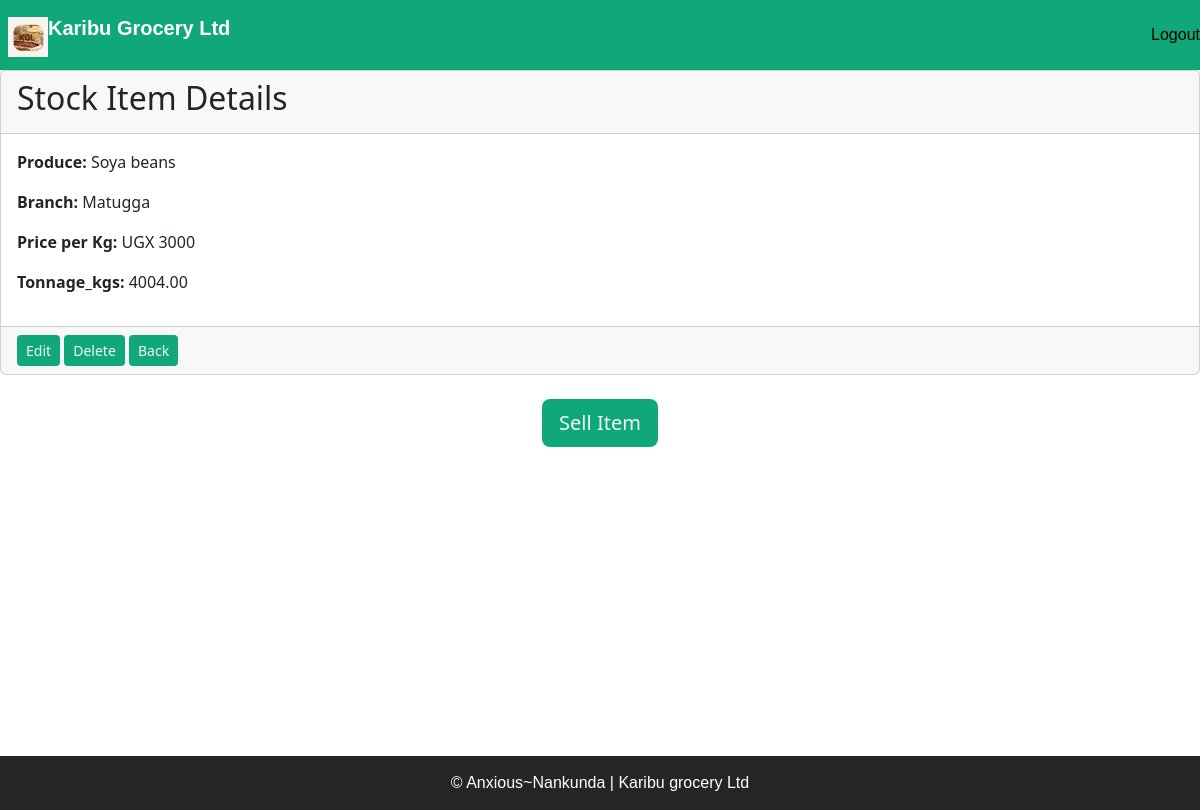
/stock_detail/3/, run on the app's committed database.
### home/models.py (models this page shows, shortened)
class Stock(models.Model):
    produce = models.ForeignKey(Produce, on_delete=models.CASCADE)
    branch = models.CharField(max_length=20, choices=BRANCH_CHOICES)
    price = models.IntegerField(default=0, null=True, blank=True)
    quantity = models.PositiveIntegerField(default=0)
    tonnage_kgs = models.DecimalField(max_digits=10, decimal_places=2)
    last_updated = models.DateTimeField(auto_now=True)

class Produce(models.Model):
    name = models.CharField(max_length=100, unique=True)
    produce_type = models.CharField(max_length=50, validators=[MinLengthValidator(2)])
    price_per_kg = models.DecimalField(max_digits=10, decimal_places=2)
    def __str__(self):
        return self.name

### home/views.py (the view)
# urls.py: path('stock_detail/<int:stock_id>/', views.stock_detail, name='stock_detail'),
def stock_detail(request, stock_id):
    stock = Stock.objects.get(id=stock_id)
    stock = get_object_or_404(Stock, id=stock_id)
    return render(request, 'home/stock_detail.html', {'stock': stock})

### home/templates/home/stock_detail.html
{% extends 'base.html' %}
{% block content %}
<div class="card-container">
    <div class="card">
      <div class="card-header">
        <h2>Stock Item Details</h2>
      </div>
      <div class="card-body">
        <p><strong>Produce:</strong> {{ stock.produce }}</p>
        <p><strong>Branch:</strong> {{ stock.branch }}</p>
        <p><strong>Price per Kg:</strong> UGX {{ stock.price }}</p>
        <p><strong>Tonnage_kgs:</strong> {{ stock.tonnage_kgs }}</p>
      </div>
      <div class="card-footer">
        <a href="{% url 'addstock' stock.id %}" class="btn btn-sm" style="background-color:  rgb(16, 168, 120);color: aliceblue;">Edit</a>
        <a href="{% url 'stock_delete' stock.id %}" class="btn btn-sm" style="background-color:  rgb(16, 168, 120); color: aliceblue;">Delete</a>
        <a href="{% url 'allstock' %}" class="btn btn-sm" style="background-color:  rgb(16, 168, 120); color: aliceblue;">Back</a>
      </div>
    </div>
  </div>
                    <div class="text-center mt-4">
                        <a href="{% url 'issue_item' stock.id %}" class="btn btn-lg" style="background-color:  rgb(16, 168, 120); color: aliceblue;">Sell Item</a>
{% endblock %}

### home/templates/base.html (style rules this page uses)
body, html { margin: 0; padding: 0; height: 100%; overflow-x: hidden; }

### data on the page
Stock: produce "Soya beans", branch "Matugga", price "3000", tonnage_kgs "4004.00"
